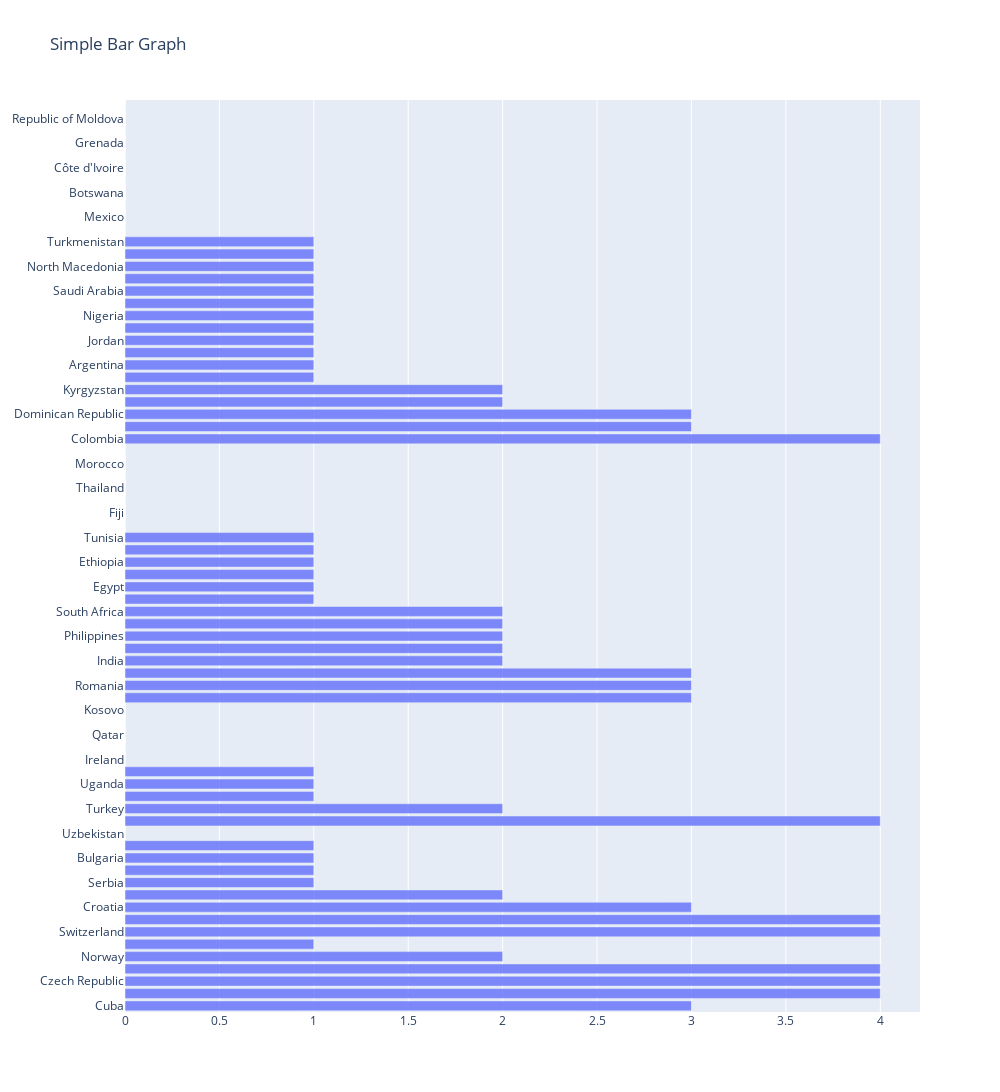

Source (notebook cell):
### Code cell
y=df[df["Silver"]<5]["Team/NOC"]
x=df[df["Silver"]<5]["Silver"]
data=go.Bar(x=x,y=y,orientation = 'h',textposition='auto',opacity=0.8)
layout=go.Layout(title="Simple Bar Graph",width=1000,height=1500)
fig=go.Figure(data=data,layout=layout)
fig.show()

### Figure 1 — Plotly figure (JSON) as saved in the notebook; plotly's stock layout.template omitted (floating-point values rounded to 4 significant figures)
{"data": [{"opacity": 0.8, "orientation": "h", "textposition": "auto", "type": "bar", "x": [3, 4, 4, 4, 2, 1, 4, 4, 3, 2, 1, 1, 1, 1, 0, 4, 2, 1, 1, 1, 0, 0, 0, 0, 0, 3, 3, 3, 2, 2, 2, 2, 2, 1, 1, 1, 1, 1, 1, 0, 0, 0, 0, 0, 0, 0, 4, 3, 3, 2, 2, 1, 1, 1, 1, 1, 1, 1, 1, 1, 1, 1, 1, 0, 0, 0, 0, 0, 0, 0, 0, 0, 0, 0], "y": ["Cuba", "Republic of Korea", "Czech Republic", "Kenya", "Norway", "Jamaica", "Switzerland", "Denmark", "Croatia", "Islamic Republic of Iran", "Serbia", "Belgium", "Bulgaria", "Slovenia", "Uzbekistan", "Chinese Taipei", "Turkey", "Greece", "Uganda", "Ecuador", "Ireland", "Israel", "Qatar", "Bahamas", "Kosovo", "Belarus", "Romania", "Venezuela", "India", "Hong Kong, China", "Philippines", "Slovakia", "South Africa", "Austria", "Egypt", "Indonesia", "Ethiopia", "Portugal", "Tunisia", "Estonia", "Fiji", "Latvia", "Thailand", "Bermuda", "Morocco", "Puerto Rico", "Colombia", "Azerbaijan", "Dominican Republic", "Armenia", "Kyrgyzstan", "Mongolia", "Argentina", "San Marino", "Jordan", "Malaysia", "Nigeria", "Bahrain", "Saudi Arabia", "Lithuania", "North Macedonia", "Namibia", "Turkmenistan", "Kazakhstan", "Mexico", "Finland", "Botswana", "Burkina Faso", "Côte d'Ivoire", "Ghana", "Grenada", "Kuwait", "Republic of Moldova", "Syrian Arab Republic"]}], "layout": {"height": 1500, "title": {"text": "Simple Bar Graph"}, "width": 1000}}
